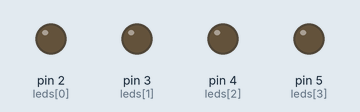
The sketch below on a simulated Arduino Uno, built with avr-gcc and run on an emulated ATmega328P. On the bench: output pins drawn as LEDs (lit = HIGH).

Above: at 0.5 s.
At 2.5 s:
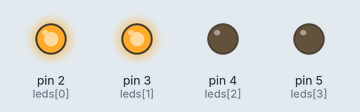
At 3.5 s:
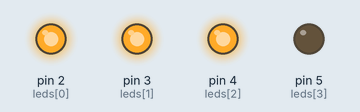
At 4.5 s:
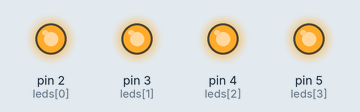
At 6.5 s:
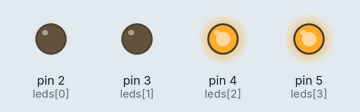
At 9.5 s:
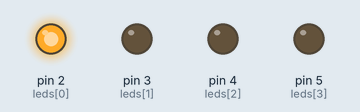
Timing chart, 0 to 10.4 s (numbered marks = the images above):
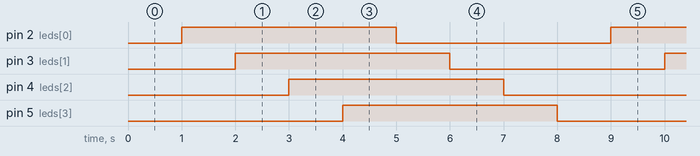

Measured:
- by itself, pin 2 (leds[0]), pin 3 (leds[1]), pin 4 (leds[2]), pin 5 (leds[3]): alternates HIGH for 4.0 s and LOW for 4.0 s
- by itself, everything shown: repeats every 8.0 s, in 8 steps

The sketch:

sketch_changing_lights.ino
```cpp
constexpr int leds [] = {2,3,4,5};
constexpr int count_leds = 4;


void setup() {
  for(int i = 0; i < count_leds; i++){
    pinMode(leds[i], OUTPUT);
  }
}

void loop() {
  for(int i = 0; i < count_leds; i++){
    delay(1000);
    digitalWrite(leds[i], true);
  }

  for(int i = 0; i < count_leds; i++){
    delay(1000);
    digitalWrite(leds[i], false);
  }
}
```
